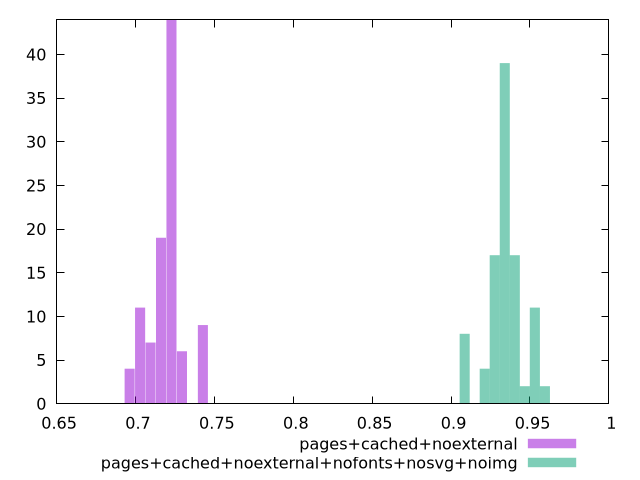

This figure's gnuplot source:
$_pagesCachedNoexternal <<EOF
0.6962703101152183 4
0.7227948933577029 44
0.7095326017364606 7
0.729426039168324 6
0.7161637475470818 19
0.7426883307895662 9
0.7029014559258395 11
EOF
$_pagesCachedNoexternalNofontsNosvgNoimg <<EOF
0.9403852409824297 17
0.9340312866514673 39
0.9086154693276178 8
0.946739195313392 2
0.927677332320505 17
0.9530931496443544 11
0.9213233779895426 4
0.9594471039753167 2
EOF
set key outside below
set terminal pngcairo
set output "report_00004_2020-11-02T20-21-41.718Z/performance_score/performance_score_pages+cached+noexternal_pages+cached+noexternal+nofonts+nosvg+noimg+hist.png"
set boxwidth 0.006353954330962363
set style fill transparent solid 0.5 noborder
set yrange [0:44]
plot $_pagesCachedNoexternal title "pages+cached+noexternal" with boxes ,$_pagesCachedNoexternalNofontsNosvgNoimg title "pages+cached+noexternal+nofonts+nosvg+noimg" with boxes ,
